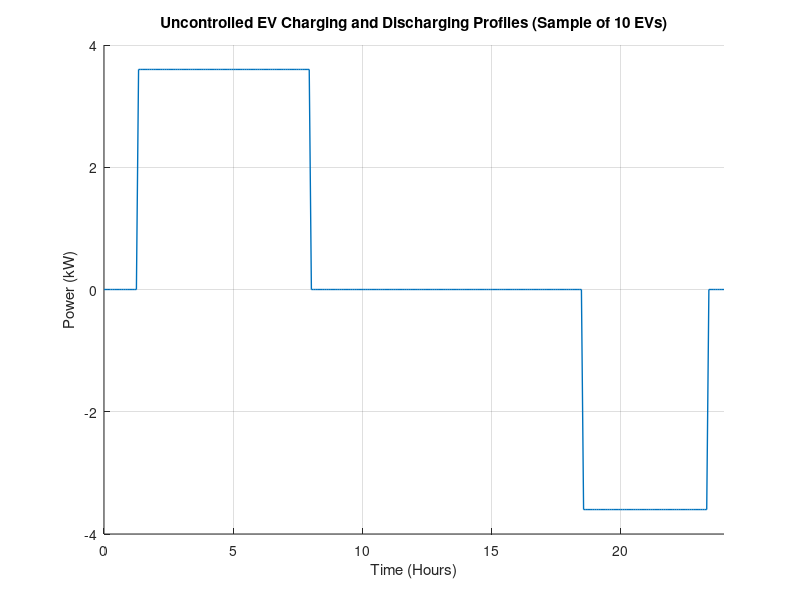

This figure's MATLAB source:
clc; clear; close all;

%% Parameters
numEV = 567; % Number of EVs
timestep = 288; % 5-minute intervals for a 24-hour period
batteryCap = 40; % kWh, Nissan Leaf battery capacity
chargingPower = 3.6; % kW, single-phase charger
dischargingPower = -3.6; % kW, V2H discharge
chargingEfficiency = 0.90; % 90% charging efficiency
dischargingEfficiency = 0.904; % 90.4% discharging efficiency
soC_init = rand(numEV, 1) * 0.5 + 0.2; % Initial SOC between 20% and 70%

% Define possible charging and discharging durations
chargeDurations = 3:6; % Hours converted into time steps later
dischargeMinSOC = 0.2; % Minimum SOC threshold
ChargingStartRange = 192:288; % Possible charging start times (after discharge till morning)
DischargingStartRange = 216:240; % 6 PM to 8 PM range

% Initialize EV load profile (each row is an EV, each column is a timestep)
EVprofiles = zeros(numEV, timestep);

%% Monte Carlo Simulation
for i = 1:numEV
    % Randomly decide whether the EV charges (0) or discharges (1)
    userChoice = randi([0, 1]);
    
    % Calculate available energy for charging/discharging
    chargeLeft = batteryCap * (soC_init(i) - dischargeMinSOC);
    
    if userChoice == 1 % Discharge first, then charge
        % Select random discharge start time and duration
        dischargeStart = randsample(DischargingStartRange, 1);
        Dischargetime = chargeLeft / (abs(dischargingPower) * dischargingEfficiency);
        dischargeFinalDuration = min(floor(Dischargetime * 12), timestep - dischargeStart);
        dischargeEnd = dischargeStart + dischargeFinalDuration;
        
        for t = 0:dischargeFinalDuration-1
    currentIndex = mod(dischargeStart + t - 1, timestep) + 1;
    EVprofiles(i, currentIndex) = dischargingPower;
end

% Update SOC after discharge
newSOC = soC_init(i) - (dischargeFinalDuration / 12 * abs(dischargingPower) * dischargingEfficiency) / batteryCap;

% Calculate required charging time to reach full SOC
chargeNeeded = (batteryCap * (1 - newSOC)) / (chargingPower * chargingEfficiency);
chargeDuration = ceil(chargeNeeded * 12); % Convert hours to 5-min steps

% Charging starts right after discharging, allowing flexible start time
chargeStart = dischargeEnd + randsample(0:12:48, 1); % Random delay from 0 to 4 hours

% Apply charge profile with wrap-around
    for t = 0:chargeDuration-1
    currentIndex = mod(chargeStart + t - 1, timestep) + 1;
    EVprofiles(i, currentIndex) = chargingPower;
                if currentIndex == 96
                break;
                end;
    end
        
    else % Charge directly (no discharge)
        % Select random charge start time and duration
        chargeStart = randsample(192:264, 1); % Charging from 4 PM to 12 AM
        chargeDuration = randsample(chargeDurations, 1) * 12; % Convert hours to 5-min steps
        chargeEnd = chargeStart + chargeDuration;
        
       for t = 0:chargeDuration-1
    currentIndex = mod(chargeStart + t - 1, timestep) + 1;
    EVprofiles(i, currentIndex) = chargingPower;
            if currentIndex == 96
                break;
            end
    end
    end
end

%% Plot Individual EV Profiles
figure;
 hold on;
 for i = 1:1 % Plot only 10 random EVs for visualization
     plot(linspace(0, 24, timestep), EVprofiles(i, :), 'LineWidth', 1);
 end
 xlabel('Time (Hours)');
 ylabel('Power (kW)');
 title('Uncontrolled EV Charging and Discharging Profiles (Sample of 10 EVs)');
 grid on;
 xlim([0 24]);